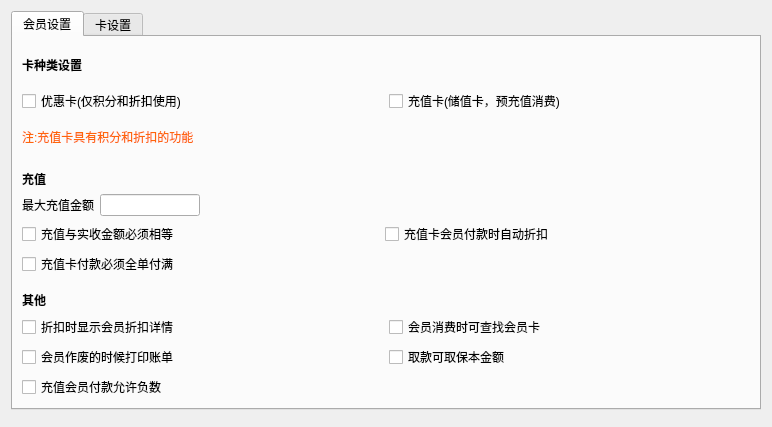
<?xml version="1.0" encoding="UTF-8"?>
<ui version="4.0">
 <class>w_m_member_paramset_Dialog</class>
 <widget class="QDialog" name="w_m_member_paramset_Dialog">
  <property name="geometry">
   <rect>
    <x>0</x>
    <y>0</y>
    <width>772</width>
    <height>427</height>
   </rect>
  </property>
  <property name="windowTitle">
   <string>Dialog</string>
  </property>
  <layout class="QVBoxLayout" name="verticalLayout_5">
   <item>
    <widget class="QTabWidget" name="tabWidget">
     <property name="focusPolicy">
      <enum>Qt::NoFocus</enum>
     </property>
     <property name="currentIndex">
      <number>0</number>
     </property>
     <widget class="QWidget" name="tab">
      <attribute name="title">
       <string>会员设置</string>
      </attribute>
      <layout class="QVBoxLayout" name="verticalLayout">
       <item>
        <layout class="QGridLayout" name="gridLayout_3">
         <item row="0" column="0" colspan="2">
          <widget class="QLabel" name="label_5">
           <property name="styleSheet">
            <string notr="true">font-weight:bold;</string>
           </property>
           <property name="text">
            <string>卡种类设置</string>
           </property>
          </widget>
         </item>
         <item row="1" column="0">
          <widget class="lds_checkbox_wrap" name="checkBox_discount">
           <property name="text">
            <string>优惠卡(仅积分和折扣使用)</string>
           </property>
          </widget>
         </item>
         <item row="1" column="1">
          <widget class="lds_checkbox_wrap" name="checkBox_save">
           <property name="text">
            <string>充值卡(储值卡，预充值消费)</string>
           </property>
          </widget>
         </item>
         <item row="2" column="0" colspan="2">
          <widget class="QLabel" name="label">
           <property name="styleSheet">
            <string notr="true">color:#ff650b;</string>
           </property>
           <property name="text">
            <string>注:充值卡具有积分和折扣的功能</string>
           </property>
          </widget>
         </item>
        </layout>
       </item>
       <item>
        <widget class="QFrame" name="frame_2">
         <layout class="QGridLayout" name="gridLayout_2">
          <property name="leftMargin">
           <number>0</number>
          </property>
          <item row="0" column="0" colspan="2">
           <widget class="QLabel" name="label_6">
            <property name="styleSheet">
             <string notr="true">font-weight:bold;</string>
            </property>
            <property name="text">
             <string>充值</string>
            </property>
           </widget>
          </item>
          <item row="1" column="0" colspan="2">
           <layout class="QHBoxLayout" name="horizontalLayout_3">
            <item>
             <widget class="QLabel" name="label_2">
              <property name="text">
               <string>最大充值金额</string>
              </property>
              <property name="alignment">
               <set>Qt::AlignRight|Qt::AlignTrailing|Qt::AlignVCenter</set>
              </property>
             </widget>
            </item>
            <item>
             <widget class="QLineEdit" name="lineEdit_max_deposit">
              <property name="minimumSize">
               <size>
                <width>100</width>
                <height>0</height>
               </size>
              </property>
              <property name="maximumSize">
               <size>
                <width>100</width>
                <height>16777215</height>
               </size>
              </property>
             </widget>
            </item>
            <item>
             <spacer name="horizontalSpacer">
              <property name="orientation">
               <enum>Qt::Horizontal</enum>
              </property>
              <property name="sizeHint" stdset="0">
               <size>
                <width>40</width>
                <height>20</height>
               </size>
              </property>
             </spacer>
            </item>
           </layout>
          </item>
          <item row="2" column="0">
           <widget class="lds_checkbox_wrap" name="checkBox_m_deposit_negative">
            <property name="text">
             <string>充值与实收金额必须相等</string>
            </property>
           </widget>
          </item>
          <item row="2" column="1">
           <widget class="lds_checkbox_wrap" name="checkBox_m_card_paydiscount">
            <property name="text">
             <string>充值卡会员付款时自动折扣</string>
            </property>
           </widget>
          </item>
          <item row="3" column="0" colspan="2">
           <widget class="lds_checkbox_wrap" name="checkBox_deposit_pay_all">
            <property name="text">
             <string>充值卡付款必须全单付满</string>
            </property>
           </widget>
          </item>
         </layout>
        </widget>
       </item>
       <item>
        <layout class="QGridLayout" name="gridLayout">
         <item row="0" column="0" colspan="2">
          <widget class="QLabel" name="label_7">
           <property name="styleSheet">
            <string notr="true">font-weight:bold;</string>
           </property>
           <property name="text">
            <string>其他</string>
           </property>
          </widget>
         </item>
         <item row="1" column="0">
          <widget class="lds_checkbox_wrap" name="checkBox_discount_view">
           <property name="text">
            <string>折扣时显示会员折扣详情</string>
           </property>
          </widget>
         </item>
         <item row="1" column="1">
          <widget class="lds_checkbox_wrap" name="checkBox_local_select">
           <property name="text">
            <string>会员消费时可查找会员卡</string>
           </property>
          </widget>
         </item>
         <item row="2" column="0">
          <widget class="lds_checkbox_wrap" name="checkBox_member_bank">
           <property name="text">
            <string>会员作废的时候打印账单</string>
           </property>
          </widget>
         </item>
         <item row="2" column="1">
          <widget class="lds_checkbox_wrap" name="checkBox_m_fetch_base">
           <property name="text">
            <string>取款可取保本金额</string>
           </property>
          </widget>
         </item>
         <item row="3" column="0" colspan="2">
          <widget class="lds_checkbox_wrap" name="checkBox_member_pay">
           <property name="text">
            <string>充值会员付款允许负数</string>
           </property>
          </widget>
         </item>
        </layout>
       </item>
      </layout>
     </widget>
     <widget class="QWidget" name="tab_2">
      <attribute name="title">
       <string>卡设置</string>
      </attribute>
      <layout class="QHBoxLayout" name="horizontalLayout_4">
       <item>
        <layout class="QVBoxLayout" name="verticalLayout_4">
         <item>
          <layout class="QHBoxLayout" name="horizontalLayout_2" stretch="0,1">
           <item>
            <widget class="QLabel" name="label_3">
             <property name="text">
              <string>卡类型</string>
             </property>
             <property name="alignment">
              <set>Qt::AlignRight|Qt::AlignTrailing|Qt::AlignVCenter</set>
             </property>
            </widget>
           </item>
           <item>
            <widget class="lds_ComboBox" name="comboBox_vip_card_type"/>
           </item>
          </layout>
         </item>
         <item>
          <widget class="QPushButton" name="pushButton_m_clearAll">
           <property name="text">
            <string>卡类型重置</string>
           </property>
          </widget>
         </item>
         <item>
          <widget class="QLabel" name="label_4">
           <property name="text">
            <string/>
           </property>
           <property name="alignment">
            <set>Qt::AlignRight|Qt::AlignTrailing|Qt::AlignVCenter</set>
           </property>
          </widget>
         </item>
         <item>
          <widget class="QFrame" name="frame_cika">
           <property name="frameShape">
            <enum>QFrame::StyledPanel</enum>
           </property>
           <property name="frameShadow">
            <enum>QFrame::Raised</enum>
           </property>
           <layout class="QVBoxLayout" name="verticalLayout_3">
            <item>
             <widget class="lds_checkbox_wrap" name="checkBox_input_memberno">
              <property name="text">
               <string>可手动输入会员号</string>
              </property>
             </widget>
            </item>
           </layout>
          </widget>
         </item>
         <item>
          <widget class="QFrame" name="frame_ic">
           <property name="frameShape">
            <enum>QFrame::StyledPanel</enum>
           </property>
           <property name="frameShadow">
            <enum>QFrame::Raised</enum>
           </property>
           <layout class="QGridLayout" name="gridLayout_4">
            <item row="1" column="0">
             <widget class="QLabel" name="label_9">
              <property name="text">
               <string>读写器端口</string>
              </property>
              <property name="alignment">
               <set>Qt::AlignRight|Qt::AlignTrailing|Qt::AlignVCenter</set>
              </property>
             </widget>
            </item>
            <item row="1" column="1">
             <widget class="lds_ComboBox" name="comboBox_vip_ic_port"/>
            </item>
            <item row="0" column="0">
             <widget class="QLabel" name="label_8">
              <property name="text">
               <string>IC卡读写器</string>
              </property>
              <property name="alignment">
               <set>Qt::AlignRight|Qt::AlignTrailing|Qt::AlignVCenter</set>
              </property>
             </widget>
            </item>
            <item row="2" column="0">
             <widget class="QLabel" name="label_icpwd">
              <property name="text">
               <string>IC卡读写密码</string>
              </property>
              <property name="alignment">
               <set>Qt::AlignRight|Qt::AlignTrailing|Qt::AlignVCenter</set>
              </property>
             </widget>
            </item>
            <item row="0" column="1">
             <widget class="lds_ComboBox" name="comboBox_vip_ic_machine"/>
            </item>
            <item row="2" column="1">
             <widget class="QLineEdit" name="lineEdit_vip_ic_password">
              <property name="text">
               <string>FFFFFF</string>
              </property>
              <property name="echoMode">
               <enum>QLineEdit::Normal</enum>
              </property>
             </widget>
            </item>
            <item row="2" column="2">
             <widget class="QPushButton" name="pushButton_ic_pwd_def">
              <property name="text">
               <string>默认</string>
              </property>
             </widget>
            </item>
           </layout>
          </widget>
         </item>
         <item>
          <spacer name="verticalSpacer">
           <property name="orientation">
            <enum>Qt::Vertical</enum>
           </property>
           <property name="sizeHint" stdset="0">
            <size>
             <width>20</width>
             <height>40</height>
            </size>
           </property>
          </spacer>
         </item>
        </layout>
       </item>
       <item>
        <spacer name="horizontalSpacer_2">
         <property name="orientation">
          <enum>Qt::Horizontal</enum>
         </property>
         <property name="sizeHint" stdset="0">
          <size>
           <width>40</width>
           <height>20</height>
          </size>
         </property>
        </spacer>
       </item>
       <item>
        <widget class="QTextEdit" name="textEdit">
         <property name="styleSheet">
          <string notr="true">color:#ff650b;
background:transparent;</string>
         </property>
         <property name="html">
          <string>&lt;!DOCTYPE HTML PUBLIC &quot;-//W3C//DTD HTML 4.0//EN&quot; &quot;http://www.w3.org/TR/REC-html40/strict.dtd&quot;&gt;
&lt;html&gt;&lt;head&gt;&lt;meta name=&quot;qrichtext&quot; content=&quot;1&quot; /&gt;&lt;style type=&quot;text/css&quot;&gt;
p, li { white-space: pre-wrap; }
&lt;/style&gt;&lt;/head&gt;&lt;body style=&quot; font-family:'SimSun'; font-size:9pt; font-weight:400; font-style:normal;&quot;&gt;
&lt;p style=&quot; margin-top:0px; margin-bottom:0px; margin-left:0px; margin-right:0px; -qt-block-indent:0; text-indent:0px;&quot;&gt;&lt;span style=&quot; font-family:'Ubuntu'; font-size:11pt;&quot;&gt;IC卡:	可存储少量信息&lt;/span&gt;&lt;/p&gt;
&lt;p style=&quot;-qt-paragraph-type:empty; margin-top:0px; margin-bottom:0px; margin-left:0px; margin-right:0px; -qt-block-indent:0; text-indent:0px; font-family:'Ubuntu'; font-size:11pt;&quot;&gt;&lt;br /&gt;&lt;/p&gt;
&lt;p style=&quot; margin-top:0px; margin-bottom:0px; margin-left:0px; margin-right:0px; -qt-block-indent:0; text-indent:0px;&quot;&gt;&lt;span style=&quot; font-family:'Ubuntu'; font-size:11pt;&quot;&gt;磁卡:	随卡提供一个编号，资料存于数据库，连锁模式使用时需要建立总部连接，能自动提供编号的ID卡或条码也可以做磁卡使用&lt;/span&gt;&lt;/p&gt;
&lt;p style=&quot;-qt-paragraph-type:empty; margin-top:0px; margin-bottom:0px; margin-left:0px; margin-right:0px; -qt-block-indent:0; text-indent:0px; font-family:'Ubuntu'; font-size:11pt;&quot;&gt;&lt;br /&gt;&lt;/p&gt;
&lt;p style=&quot; margin-top:0px; margin-bottom:0px; margin-left:0px; margin-right:0px; -qt-block-indent:0; text-indent:0px;&quot;&gt;&lt;span style=&quot; font-family:'Ubuntu'; font-size:11pt;&quot;&gt;明卡：	仅用于单店，可以是任意打印或印刷形式卡片，使用时录入查询或选择会员&lt;/span&gt;&lt;/p&gt;&lt;/body&gt;&lt;/html&gt;</string>
         </property>
        </widget>
       </item>
      </layout>
     </widget>
    </widget>
   </item>
   <item>
    <widget class="lds_toolbar" name="widget"/>
   </item>
  </layout>
 </widget>
 <customwidgets>
  <customwidget>
   <class>lds_ComboBox</class>
   <extends>QComboBox</extends>
   <header>lds_combobox.h</header>
  </customwidget>
  <customwidget>
   <class>lds_toolbar</class>
   <extends>QFrame</extends>
   <header>lds_toolbar.h</header>
   <container>1</container>
  </customwidget>
  <customwidget>
   <class>lds_checkbox_wrap</class>
   <extends>QCheckBox</extends>
   <header>lds_checkbox_wrap.h</header>
  </customwidget>
 </customwidgets>
 <resources/>
 <connections/>
</ui>
